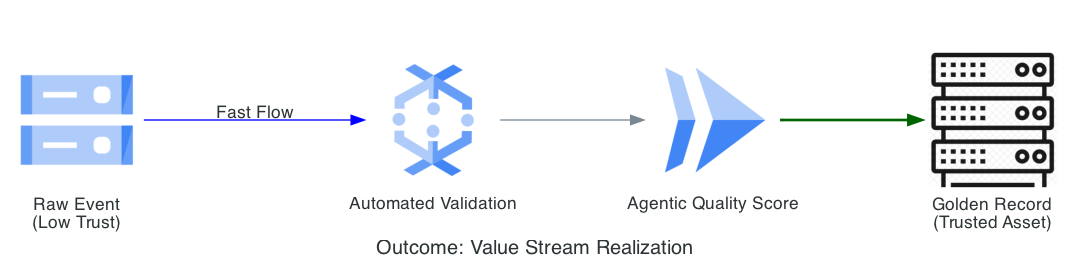

Write the Python code that produced this figure.
from diagrams import Diagram, Edge
from diagrams.gcp.storage import GCS
from diagrams.gcp.analytics import Dataflow
from diagrams.gcp.compute import Run
from diagrams.generic.compute import Rack

graph_attr = {"pad": "0.1", "nodesep": "1.0", "ranksep": "1.5", "bgcolor": "transparent"}

with Diagram("Outcome: Value Stream Realization", show=False, filename="gov_value_stream_map", direction="LR", graph_attr=graph_attr):
    raw = GCS("Raw Event\n(Low Trust)")
    val = Dataflow("Automated Validation")
    agent = Run("Agentic Quality Score")
    golden = Rack("Golden Record\n(Trusted Asset)")

    raw >> Edge(label="Fast Flow", color="blue") >> val >> agent >> Edge(color="darkgreen", style="bold") >> golden
